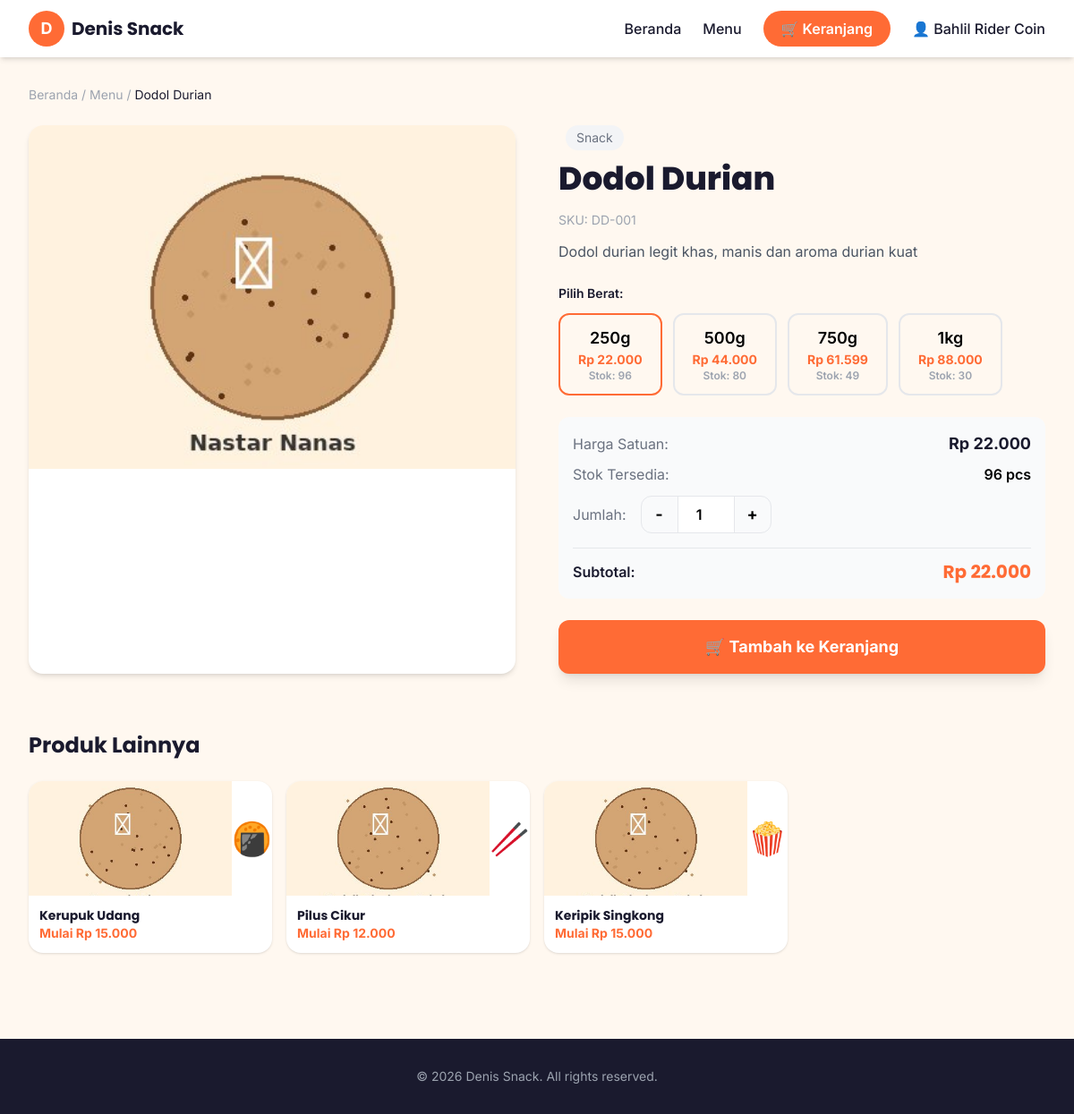
Screenshot of /product/7 (signed in) with the database file from the repository.
### tables this page shows
CREATE TABLE products (
        id INTEGER PRIMARY KEY AUTOINCREMENT,
        name TEXT NOT NULL,
        description TEXT,
        base_price INTEGER NOT NULL DEFAULT 0,
        category_id INTEGER,
        emoji TEXT DEFAULT '🍿',
        photo TEXT,
        badge TEXT,
        is_active INTEGER DEFAULT 1,
        is_featured INTEGER DEFAULT 0,
        sku TEXT,
        created_at TIMESTAMP DEFAULT CURRENT_TIMESTAMP,
        FOREIGN KEY (category_id) REFERENCES categories(id) ON DELETE SET NULL
    );

CREATE TABLE categories (
        id INTEGER PRIMARY KEY AUTOINCREMENT,
        name TEXT NOT NULL,
        slug TEXT UNIQUE NOT NULL,
        description TEXT,
        emoji TEXT DEFAULT '📁',
        is_active INTEGER DEFAULT 1,
        sort_order INTEGER DEFAULT 0,
        created_at TIMESTAMP DEFAULT CURRENT_TIMESTAMP
    );

CREATE TABLE product_variants (
        id INTEGER PRIMARY KEY AUTOINCREMENT,
        product_id INTEGER NOT NULL,
        weight_label TEXT NOT NULL,
        weight_gram INTEGER NOT NULL,
        price INTEGER NOT NULL,
        stock INTEGER DEFAULT 0,
        sku TEXT,
        min_stock INTEGER DEFAULT 5,
        is_active INTEGER DEFAULT 1,
        FOREIGN KEY (product_id) REFERENCES products(id) ON DELETE CASCADE
    );

### app.py (the view)
@app.route('/product/<int:product_id>')
def product_detail(product_id):
    conn = get_db()
    product = conn.execute("SELECT p.*, c.name as cat_name FROM products p LEFT JOIN categories c ON p.category_id=c.id WHERE p.id=?", (product_id,)).fetchone()
    if not product:
        conn.close()
        return redirect(url_for('index'))
    variants = conn.execute("SELECT * FROM product_variants WHERE product_id=? AND is_active=1 ORDER BY weight_gram", (product_id,)).fetchall()
    settings = get_settings()
    related = conn.execute("SELECT p.*, c.name as cat_name FROM products p LEFT JOIN categories c ON p.category_id=c.id WHERE p.is_active=1 AND p.category_id=? AND p.id!=? LIMIT 4", (product['category_id'], product_id)).fetchall()
    conn.close()
    return render_template('product_detail.html', product=product, variants=variants, settings=settings, related=related)

### app.py (called while the page is built, shortened)
def get_db():
    conn = sqlite3.connect(DB_PATH, timeout=10)
    conn.row_factory = sqlite3.Row
    conn.execute("PRAGMA foreign_keys = ON")
    conn.execute("PRAGMA busy_timeout = 5000")
    return conn

def get_settings():
    now = time.time()
    if _settings_cache['data'] is not None and now - _settings_cache['ts'] < 2:
        return _settings_cache['data']

def _norm_color(value, default):
    v = str(value or '').strip()
    if len(v) == 7 and v[0] == '#' and all(c in COLOR_VALID for c in v[1:]):
        return v
    if len(v) == 6 and all(c in COLOR_VALID for c in v):
        return '#' + v
    return default

def get_theme():
    s = get_settings()
    theme = {}
    for k, v in THEME_DEFAULTS.items():
        theme[k] = s.get('theme_' + k, v)
    for c in ('primary', 'secondary', 'accent', 'dark', 'light', 'success', 'info'):
        theme[c] = _norm_color(theme[c], THEME_DEFAULTS[c])
    if theme['font_scale'] not in ('small', 'normal', 'large'):
        theme['font_scale'] = 'normal'
    theme['product_cols'] = theme['product_cols'] if theme['product_cols'] in ('2', '3', '4') else '4'
    theme['body_class'] = 'theme-btn-{} theme-card-{} theme-font-{}'.format(
        theme['button_style'], theme['card_style'], theme['font_scale'])
    theme['body_class'] += ' theme-anim-off' if theme.get('animation') != '1' else ''
    return theme

@app.context_processor
def inject_globals():
    return {'theme': get_theme(), 'settings': get_settings()}

### templates/product_detail.html (shortened to what this page needs)
<!DOCTYPE html>
<html lang="id">
<head>
    <script src="https://cdn.tailwindcss.com"></script>
</head>
<body class="bg-light font-body {{ theme.body_class }}">
    <nav class="bg-white shadow-md sticky top-0 z-50">
        <div class="max-w-7xl mx-auto px-4 sm:px-6 lg:px-8">
            <div class="flex justify-between items-center h-16">
                <a href="/" class="flex items-center gap-2"><div class="w-10 h-10 bg-primary rounded-full flex items-center justify-center overflow-hidden">{% if theme.logo_type == 'image' and theme.logo_image %}<img src="/uploads/{{ theme.logo_image }}" alt="logo" class="w-full h-full object-cover">{% else %}<span class="text-white font-bold text-lg">{{ theme.logo_text or 'D' }}</span>{% endif %}</div><span class="font-display font-bold text-xl text-dark">{{ settings.get('shop_name', 'Denis Snack') }}</span></a>
                <div class="hidden md:flex items-center gap-6">
                    <a href="/" class="text-dark hover:text-primary transition font-medium">Beranda</a>
                    <a href="/#menu" class="text-dark hover:text-primary transition font-medium">Menu</a>
                    <a href="/#keranjang" class="bg-primary text-white px-5 py-2 rounded-full hover:bg-orange-600 transition font-semibold flex items-center gap-2">🛒  Keranjang</a>
                    {% if session.get('customer_id') %}
                    <a href="/profile" class="text-dark hover:text-primary font-medium">👤 {{ session.get('customer_name') }}</a>
                    {% else %}
                    <a href="/login" class="text-dark hover:text-primary font-medium">Masuk</a>
                    {% endif %}
                </div>
            </div>
        </div>
    </nav>
    <main class="max-w-7xl mx-auto px-4 sm:px-6 lg:px-8 py-8">
        <nav class="text-sm text-gray-400 mb-6"><a href="/" class="hover:text-primary">Beranda</a> / <a href="/#menu" class="hover:text-primary">Menu</a> / <span class="text-dark">{{ product.name }}</span></nav>
        <div class="grid md:grid-cols-2 gap-8 lg:gap-12">
            <div class="bg-white rounded-2xl shadow-md overflow-hidden">
                <div class="h-72 md:h-96 bg-gradient-to-br from-primary/10 to-accent/10 flex items-center justify-center">
                    {% if product.photo %}
                    <img src="/uploads/{{ product.photo }}" alt="{{ product.name }}" class="w-full h-full object-cover">
                    {% else %}
                    <span class="text-9xl">{{ product.emoji }}</span>
                    {% endif %}
                </div>
            </div>
            <div>
                {% if product.cat_name %}<span class="inline-block bg-gray-100 text-gray-500 px-3 py-1 rounded-full text-sm mb-3 ml-2">{{ product.cat_name }}</span>{% endif %}
                <h1 class="font-display text-3xl md:text-4xl font-extrabold text-dark mb-4">{{ product.name }}</h1>
                {% if product.sku %}<p class="text-gray-400 text-sm mb-3">SKU: {{ product.sku }}</p>{% endif %}
                <p class="text-gray-600 leading-relaxed mb-6">{{ product.description }}</p>
                <div class="mb-6">
                    <label class="block text-sm font-semibold text-dark mb-3">Pilih Berat:</label>
                    <div class="flex flex-wrap gap-3" id="variant-options">
                        {% for v in variants %}
                        <button type="button" onclick="selectVariant({{ v.id }}, {{ v.price }}, {{ v.stock }}, '{{ v.weight_label }}')"
                            class="variant-btn px-5 py-3 rounded-xl border-2 border-gray-200 font-semibold transition hover:border-primary {% if loop.first %}border-primary bg-primary/5{% endif %}"
                            data-vid="{{ v.id }}" data-price="{{ v.price }}" data-stock="{{ v.stock }}" data-weight="{{ v.weight_label }}">
                            <span class="block text-lg">{{ v.weight_label }}</span>
                            <span class="block text-primary font-bold text-sm">Rp {{ "{:,.0f}".format(v.price).replace(",", ".") }}</span>
                            <span class="block text-gray-400 text-xs">Stok: {{ v.stock }}</span>
                        </button>
                        {% endfor %}
                    </div>
                </div>
                <div class="bg-gray-50 rounded-xl p-4 mb-6">
                    <div class="flex justify-between items-center mb-2"><span class="text-gray-500">Harga Satuan:</span><span class="font-bold text-dark text-lg" id="detail-price">Rp {{ "{:,.0f}".format(variants[0].price if variants else 0).replace(",", ".") }}</span></div>
                    <div class="flex justify-between items-center mb-3"><span class="text-gray-500">Stok Tersedia:</span><span class="font-semibold" id="detail-stock">{{ variants[0].stock if variants else 0 }} pcs</span></div>
                    <div class="flex items-center gap-4 mb-4">
                        <span class="text-gray-500">Jumlah:</span>
                        <div class="flex items-center border rounded-xl">
                            <button type="button" onclick="changeQty(-1)" class="w-10 h-10 flex items-center justify-center text-lg font-bold hover:bg-gray-100 rounded-l-xl">-</button>
                            <input type="number" id="qty-input" value="1" min="1" max="{{ variants[0].stock if variants else 1 }}" readonly class="w-16 h-10 text-center font-semibold border-x outline-none">
                            <button type="button" onclick="changeQty(1)" class="w-10 h-10 flex items-center justify-center text-lg font-bold hover:bg-gray-100 rounded-r-xl">+</button>
                        </div>
                    </div>
                    <div class="flex justify-between items-center border-t pt-3"><span class="font-semibold text-dark">Subtotal:</span><span class="font-display font-bold text-xl text-primary" id="detail-subtotal">Rp {{ "{:,.0f}".format(variants[0].price if variants else 0).replace(",", ".") }}</span></div>
                </div>
                <button onclick="addDetailToCart()" id="add-to-cart-btn" class="w-full bg-primary text-white py-4 rounded-xl hover:bg-orange-600 transition font-bold text-lg shadow-lg shadow-primary/30 flex items-center justify-center gap-2">
                    🛒 Tambah ke Keranjang
                </button>
            </div>
        </div>
        {% if related %}
        <section class="mt-16">
            <h2 class="font-display text-2xl font-bold text-dark mb-6">Produk Lainnya</h2>
            <div class="grid grid-cols-2 md:grid-cols-4 gap-4">
                {% for r in related %}
                <a href="/product/{{ r.id }}" class="bg-white rounded-2xl shadow hover:shadow-lg transition overflow-hidden group">
                    <div class="h-32 bg-gradient-to-br from-primary/20 to-accent/20 flex items-center justify-center group-hover:scale-105 transition">
                        {% if r.photo %}<img src="/uploads/{{ r.photo }}" class="w-full h-full object-cover"><span class="text-4xl">{{ r.emoji }}</span>{% else %}<span class="text-4xl">{{ r.emoji }}</span>{% endif %}
                    </div>
                    <div class="p-3">
                        <h3 class="font-display font-bold text-sm text-dark truncate">{{ r.name }}</h3>
                        <p class="text-primary font-bold text-sm">Mulai Rp {{ "{:,.0f}".format(r.base_price).replace(",", ".") }}</p>
                    </div>
                </a>
                {% endfor %}
            </div>
        </section>
        {% endif %}
    </main>
    <footer class="bg-dark text-white py-8 mt-16">
        <div class="max-w-7xl mx-auto px-4 text-center">
            <p class="text-gray-400 text-sm">&copy; 2026 {{ settings.get('shop_name', 'Denis Snack') }}. All rights reserved.</p>
        </div>
    </footer>
</body>
</html>

### rows the page displays
products: name "Dodol Durian", photo (picture), sku "DD-001", description "Dodol durian legit khas, manis dan aroma durian kuat"
categories: cat_name "Snack"
product_variants: weight_label "250g", price "22.000", stock "96"
product_variants: weight_label "500g", price "44.000", stock "80"
product_variants: weight_label "750g", price "61.599", stock "49"
product_variants: weight_label "1kg", price "88.000", stock "30"
products: photo (picture), emoji "🍘", name "Kerupuk Udang", base_price "15.000"
products: photo (picture), emoji "🥢", name "Pilus Cikur", base_price "12.000"
products: photo (picture), emoji "🍿", name "Keripik Singkong", base_price "15.000"

### other values shown
{{ theme.logo_text or 'D' }} "D"
{{ settings.get('shop_name', 'Denis Snack') }} "Denis Snack"
{{ session.get('customer_name') }} "Bahlil Rider Coin"
